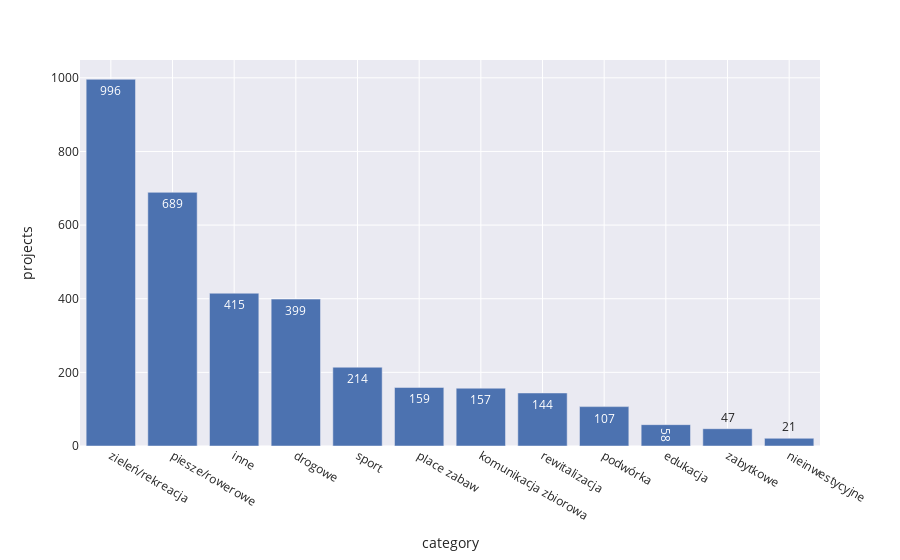

The notebook cell saved with this chart:
### Code cell
fig = px.bar(category, x='category', y='projects', text_auto='.', template="seaborn")
fig.show()

### Figure 1 — Plotly figure (JSON) as saved in the notebook; plotly's stock layout.template omitted (floating-point values rounded to 4 significant figures)
{"data": [{"alignmentgroup": "True", "hovertemplate": "category=%{x}<br>projects=%{y}<extra></extra>", "legendgroup": "", "marker": {"color": "rgb(76,114,176)", "pattern": {"shape": ""}}, "name": "", "offsetgroup": "", "orientation": "v", "showlegend": false, "textposition": "auto", "texttemplate": "%{y:.}", "type": "bar", "x": ["zieleń/rekreacja", "piesze/rowerowe", "inne", "drogowe", "sport", "place zabaw", "komunikacja zbiorowa", "rewitalizacja", "podwórka", "edukacja", "zabytkowe", "nieinwestycyjne"], "xaxis": "x", "y": [996, 689, 415, 399, 214, 159, 157, 144, 107, 58, 47, 21], "yaxis": "y"}], "layout": {"barmode": "relative", "legend": {"tracegroupgap": 0}, "margin": {"t": 60}, "xaxis": {"anchor": "y", "domain": [0, 1], "title": {"text": "category"}}, "yaxis": {"anchor": "x", "domain": [0, 1], "title": {"text": "projects"}}}}
